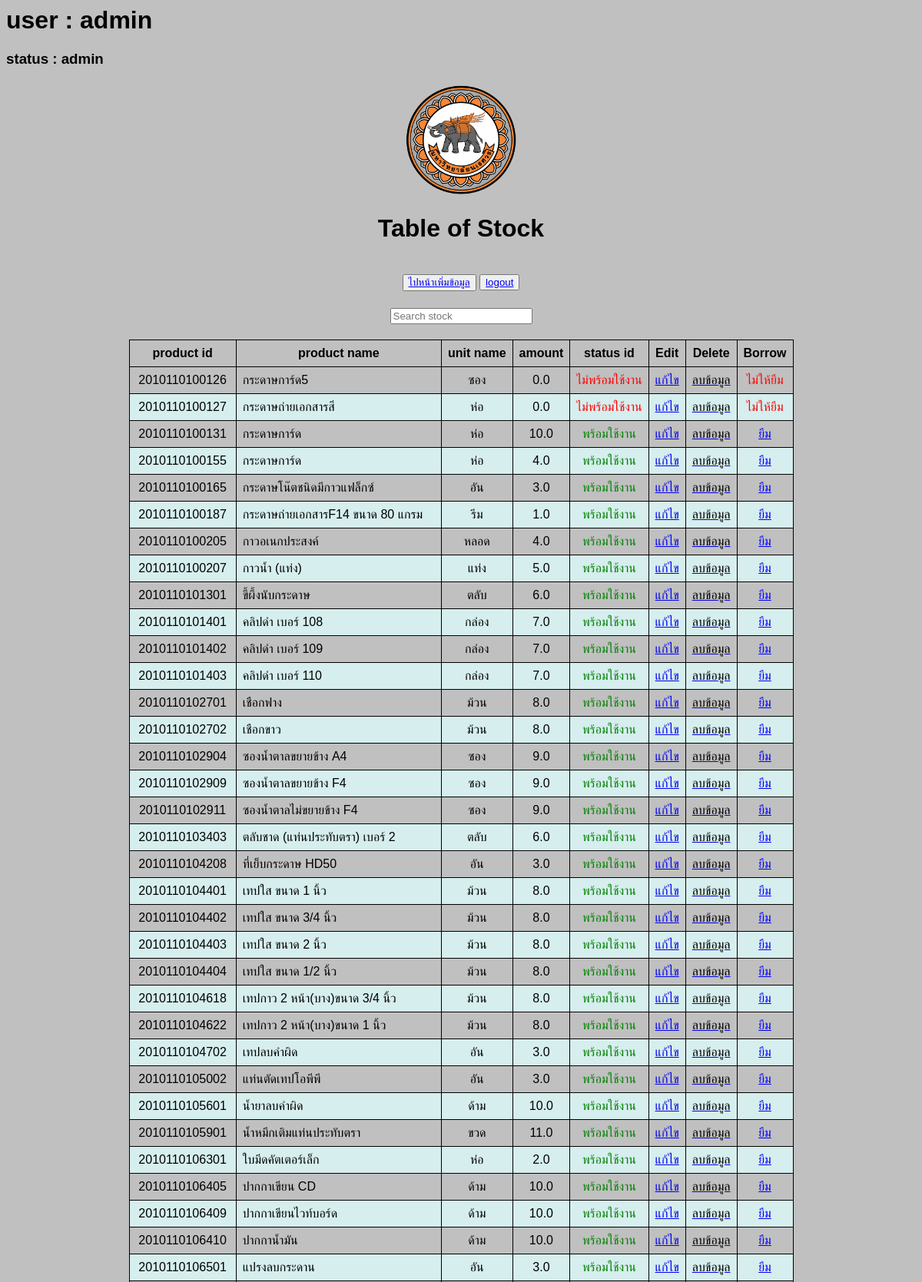
Page /stockweb/index (signed in, upper part) on the committed database.
### app_home/models.py (models this page shows)
class Details(models.Model):
    product_id = models.CharField(max_length = 30, default = '', null = False,unique=True)
    product_name = models.CharField(max_length = 225, default = '', null = False)
    unit = models.ForeignKey('Unit', on_delete=models.SET_NULL, null = True)
    amount = models.FloatField(max_length = 20, default = '', null = False)
    status_id = models.IntegerField(max_length = 20, default = '', null = True)

class Unit(models.Model):
    unit_id = models.IntegerField(max_length = 20, default = '', null = False)
    unit_name = models.CharField(max_length = 225, default = '', null = False)

### app_home/views.py (the view)
# urls.py: path('stockweb/index',views.index,name="index"),
@login_required()
def index(request):
    uppdata_status()
    data = Details.objects.all().select_related('unit')
    dataunit= Unit.objects.all()
    group = request.user.groups.all()[0].name
    if group == 'member':
        user_type = False
    if group == 'admin':
        user_type = True
    context = {
            'data': data,
            'dataunit':dataunit,
            'checkuser':user_type,
            'grouptype':group}
    return render(request, 'app_home/index.html', context)

### app_home/views.py (called while the page is built)
def uppdata_status():
    data = Details.objects.all()
    for x in data:
        if x.amount <= 0 :
            x.status_id = 0
            x.save()

### app_home/templates/app_home/index.html (shortened to what this page needs)
{% load static %}
<html>
<head>
</head>
<body style="background-color:silver;">
    <h1>user : {{user.username}}</h1>
    <h3>status : {{grouptype}}</h2>
    <center>
        <img src="{% static 'nulogo.png' %}" width="150" height="150">
        <h1>Table of Stock</h1>
        {%if checkuser%}
            <button type="button" class="mar2">
                <a href="{% url 'insert'%}">ไปหน้าเพิ่มข้อมูล</a>
            </button>
        {%endif%}
            <button type="button" class="mar2">
                <a href="{% url 'sign_in'%}">logout</a>
            </button>
        <div class="form-group 6">
            <input type="text" placeholder="Search stock"
                name="product_id_search" id="liveSearch" onkeyup="searchFunction()">
        </div>
        <table id="myTable" class="mar2">
            <thead>
                <tr>
                    <th>product id</th>
                    <th>product name</th>
                    <th>unit name</th>
                    <th>amount</th>
                    <th>status id</th>
                    {%if checkuser%}
                    <th>Edit</th>
                    <th>Delete</th>
                    {%endif%}
                    <th>Borrow</th>
                </tr>
            </thead>
            {% for instance in data %}
            <tr>
                <td x=instance.product_id>
                    {{ instance.product_id}}
                </td>
                <td style="text-align:left;">
                    {{ instance.product_name}}
                </td>
                <td>
                    {{ instance.unit.unit_name}}
                </td>
                <td>
                    {{ instance.amount}}
                </td>
                <td>
                    {% if instance.status_id == 1 %}
                    <font color="green">พร้อมใช้งาน</font>
                    {% else %}
                    <font color="red">ไม่พร้อมใช้งาน</font>
                    {% endif %}
                </td>
                {%if checkuser%}
                <td class="text_center">
                    <div class="btn_group">
                        <a href = "{% url 'update' instance.product_id%}" > แก้ไข </a>
                    </div>
                </td>
                <td class="text_center">
                    <div class="btn_group">
                        <a href="/delete/{{instance.product_id}}" onclick="return confirm('Are you sure to delete?')">
                            <font color="black">ลบข้อมูล</font>
                        </a>
                    </div>
                </td>
                {%endif%}
                <td class="text_center">
                    {% if instance.status_id == 1 %}
                        <div class="open-button">
                        <a href="{% url 'borrow' instance.product_id %}"><font color="blue"> ยืม </font></a>
                        </div>
                    {% else %}
                    <font color="red">ไม่ให้ยืม</font>
                    {% endif %}
                </td>
            </tr>
            {% endfor %}
        </table>
    </center>
</body>
</html>

### app_home/templates/app_home/index.html (style rules this page uses)
body { font-family: Arial, Helvetica, sans-serif; }
* { box-sizing: border-box; }
table, th, td { border: 1px solid black; border-collapse: collapse; }
th, td { text-align: center; padding: 8px; }
tr:nth-child(even) { background-color: #D6EEEE; }
.mar2 { margin: 20px 0 22px 0; }

### rows in the picture
Details: product_id "2010110100126", product_name "กระดาษการ์ด5", unit.unit_name "ซอง", amount "0.0", shows "ไม่พร้อมใช้งาน", shows "ไม่ให้ยืม"
Details: product_id "2010110100127", product_name "กระดาษถ่ายเอกสารสี", unit.unit_name "ห่อ", amount "0.0", shows "ไม่พร้อมใช้งาน", shows "ไม่ให้ยืม"
Details: product_id "2010110100131", product_name "กระดาษการ์ด", unit.unit_name "ห่อ", amount "10.0", shows "พร้อมใช้งาน", shows "ยืม"
Details: product_id "2010110100155", product_name "กระดาษการ์ด", unit.unit_name "ห่อ", amount "4.0", shows "พร้อมใช้งาน", shows "ยืม"
Details: product_id "2010110100165", product_name "กระดาษโน๊ตชนิดมีกาวแฟล็กซ์", unit.unit_name "อัน", amount "3.0", shows "พร้อมใช้งาน", shows "ยืม"
Details: product_id "2010110100187", product_name "กระดาษถ่ายเอกสารF14 ขนาด 80 แกรม", unit.unit_name "รีม", amount "1.0", shows "พร้อมใช้งาน", shows "ยืม"
Details: product_id "2010110100205", product_name "กาวอเนกประสงค์", unit.unit_name "หลอด", amount "4.0", shows "พร้อมใช้งาน", shows "ยืม"
Details: product_id "2010110100207", product_name "กาวน้ำ (แท่ง)", unit.unit_name "แท่ง", amount "5.0", shows "พร้อมใช้งาน", shows "ยืม"
Details: product_id "2010110101301", product_name "ขี้ผึ้งนับกระดาษ", unit.unit_name "ตลับ", amount "6.0", shows "พร้อมใช้งาน", shows "ยืม"
Details: product_id "2010110101401", product_name "คลิปดำ เบอร์ 108", unit.unit_name "กล่อง", amount "7.0", shows "พร้อมใช้งาน", shows "ยืม"
Details: product_id "2010110101402", product_name "คลิปดำ เบอร์ 109", unit.unit_name "กล่อง", amount "7.0", shows "พร้อมใช้งาน", shows "ยืม"
Details: product_id "2010110101403", product_name "คลิปดำ เบอร์ 110", unit.unit_name "กล่อง", amount "7.0", shows "พร้อมใช้งาน", shows "ยืม"
Details: product_id "2010110102701", product_name "เชือกฟาง", unit.unit_name "ม้วน", amount "8.0", shows "พร้อมใช้งาน", shows "ยืม"
Details: product_id "2010110102702", product_name "เชือกขาว", unit.unit_name "ม้วน", amount "8.0", shows "พร้อมใช้งาน", shows "ยืม"
Details: product_id "2010110102904", product_name "ซองน้ำตาลขยายข้าง A4", unit.unit_name "ซอง", amount "9.0", shows "พร้อมใช้งาน", shows "ยืม"
Details: product_id "2010110102909", product_name "ซองน้ำตาลขยายข้าง F4", unit.unit_name "ซอง", amount "9.0", shows "พร้อมใช้งาน", shows "ยืม"
Details: product_id "2010110102911", product_name "ซองน้ำตาลไม่ขยายข้าง F4", unit.unit_name "ซอง", amount "9.0", shows "พร้อมใช้งาน", shows "ยืม"
Details: product_id "2010110103403", product_name "ตลับชาด (แท่นประทับตรา) เบอร์ 2", unit.unit_name "ตลับ", amount "6.0", shows "พร้อมใช้งาน", shows "ยืม"
Details: product_id "2010110104208", product_name "ที่เย็บกระดาษ HD50", unit.unit_name "อัน", amount "3.0", shows "พร้อมใช้งาน", shows "ยืม"
Details: product_id "2010110104401", product_name "เทปใส ขนาด 1 นิ้ว", unit.unit_name "ม้วน", amount "8.0", shows "พร้อมใช้งาน", shows "ยืม"
Details: product_id "2010110104402", product_name "เทปใส ขนาด 3/4 นิ้ว", unit.unit_name "ม้วน", amount "8.0", shows "พร้อมใช้งาน", shows "ยืม"
Details: product_id "2010110104403", product_name "เทปใส ขนาด 2 นิ้ว", unit.unit_name "ม้วน", amount "8.0", shows "พร้อมใช้งาน", shows "ยืม"
Details: product_id "2010110104404", product_name "เทปใส ขนาด 1/2 นิ้ว", unit.unit_name "ม้วน", amount "8.0", shows "พร้อมใช้งาน", shows "ยืม"
Details: product_id "2010110104618", product_name "เทปกาว 2 หน้า(บาง)ขนาด 3/4 นิ้ว", unit.unit_name "ม้วน", amount "8.0", shows "พร้อมใช้งาน", shows "ยืม"
Details: product_id "2010110104622", product_name "เทปกาว 2 หน้า(บาง)ขนาด 1 นิ้ว", unit.unit_name "ม้วน", amount "8.0", shows "พร้อมใช้งาน", shows "ยืม"
Details: product_id "2010110104702", product_name "เทปลบคำผิด", unit.unit_name "อัน", amount "3.0", shows "พร้อมใช้งาน", shows "ยืม"
Details: product_id "2010110105002", product_name "แท่นตัดเทปโอพีพี", unit.unit_name "อัน", amount "3.0", shows "พร้อมใช้งาน", shows "ยืม"
Details: product_id "2010110105601", product_name "น้ำยาลบคำผิด", unit.unit_name "ด้าม", amount "10.0", shows "พร้อมใช้งาน", shows "ยืม"
Details: product_id "2010110105901", product_name "น้ำหมึกเติมแท่นประทับตรา", unit.unit_name "ขวด", amount "11.0", shows "พร้อมใช้งาน", shows "ยืม"
Details: product_id "2010110106301", product_name "ใบมีดคัตเตอร์เล็ก", unit.unit_name "ห่อ", amount "2.0", shows "พร้อมใช้งาน", shows "ยืม"
Details: product_id "2010110106405", product_name "ปากกาเขียน CD", unit.unit_name "ด้าม", amount "10.0", shows "พร้อมใช้งาน", shows "ยืม"
Details: product_id "2010110106409", product_name "ปากกาเขียนไวท์บอร์ด", unit.unit_name "ด้าม", amount "10.0", shows "พร้อมใช้งาน", shows "ยืม"
Details: product_id "2010110106410", product_name "ปากกาน้ำมัน", unit.unit_name "ด้าม", amount "10.0", shows "พร้อมใช้งาน", shows "ยืม"
Details: product_id "2010110106501", product_name "แปรงลบกระดาน", unit.unit_name "อัน", amount "3.0", shows "พร้อมใช้งาน", shows "ยืม"

### other values in the picture
{{ user.username }} "admin"
{{ grouptype }} "admin"
